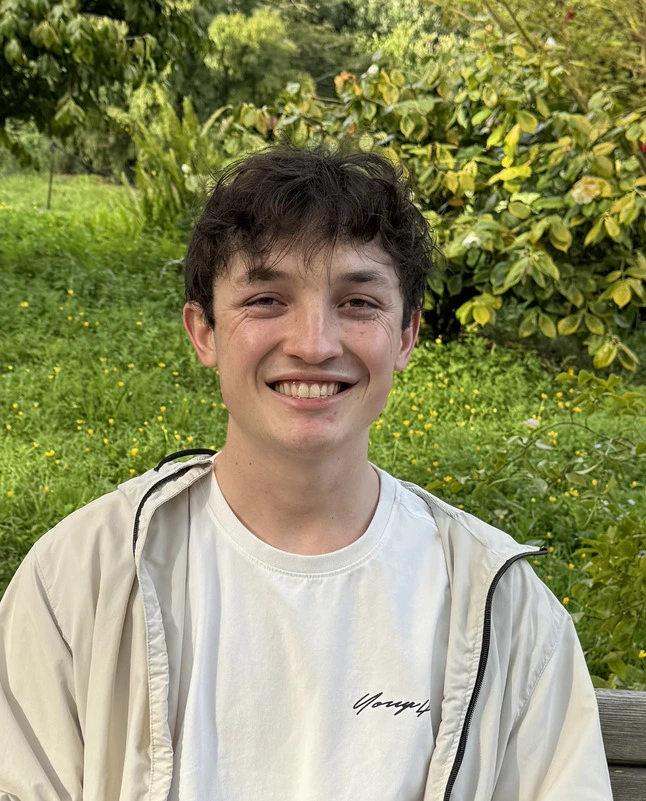
#> input picture originals/headshot.webp, 646 x 801 px
$ python make-assets.py ../assets/headshot-128.webp
#> lines starting #> are read from the running program, lines starting #| are printed output that depends on the picture
# Builds everything index.html loads from the source files in originals/:
#   assets/       resized images (AVIF with WebP fallbacks), the looping thumbnails, the enlarged views
#   favicon.ico   at the site root
#   index.html    the organization logos, written into the page as data URIs
# The originals are never changed.
#
#   uv run --with pillow --with fonttools --with brotli tools/make-assets.py            images, videos, logos
#   uv run --with pillow --with fonttools --with brotli tools/make-assets.py --fonts    also re-cut the fonts
#
# Needs ffmpeg (with libvpx-vp9) on the PATH for the looping thumbnails.
import base64, io, os, re, subprocess, sys, urllib.parse, urllib.request
from PIL import Image

ROOT = os.path.normpath(os.path.join(os.path.dirname(os.path.abspath(__file__)), '..'))
ORIG = os.path.join(ROOT, 'originals')
OUT = os.path.join(ROOT, 'assets')
PAGE = os.path.join(ROOT, 'index.html')
os.makedirs(OUT, exist_ok=True)
made = []


def save(im, name, **kw):
    im.save(os.path.join(OUT, name), **kw)
    made.append(name)


# [4 lines left out: function copy, not called in this run]


def load(path):
    """Open as RGB with no color profile. Every source is sRGB, which browsers assume, and the
    headshot's embedded sRGB profile alone is 6.9 KB."""
#> called with path = 'originals/headshot.webp'
    im = Image.open(path).convert('RGB')
#> im is the input picture: PIL image 646x801 RGB; mean R, G, B 142.1, 143, 99.7
    im.info = {}
    return im


def both(im, name, avif=55, webp=80):
    """AVIF for browsers that take it, WebP for the rest."""
    save(im, f'{name}.avif', quality=avif, speed=0)
    save(im, f'{name}.webp', quality=webp, method=6)


# [12 lines left out: functions cover, fit, not called in this run]


# Portrait: shown 8rem (128px) wide on a desktop and 5.25rem (84px) on a phone, so 128, 192 and 256 wide.
head = load(os.path.join(ORIG, 'headshot.webp'))
for w in (128, 192, 256):
    both(head.resize((w, round(head.height * w / head.width)), Image.LANCZOS), f'headshot-{w}', avif=48, webp=72)
#> this loop made 3 passes
#> pass 1, in save, `im.save(os.path.join(OUT, name), **kw)`:
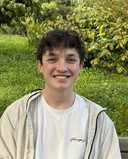
#> saved as headshot-128.avif: PIL image 128x159 RGB; mean R, G, B 142.1, 143, 99.7
#> pass 2, in save (call 3), `im.save(os.path.join(OUT, name), **kw)`:
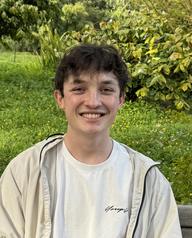
#> saved as headshot-192.avif: PIL image 192x238 RGB; mean R, G, B 142.1, 143, 99.7

# Thumbnails: the CSS shows the top left of each picture in a 4:3 box, 8rem (6rem for older projects) wide,
# so they are cut to that box here at 1x and 2x. The two looping projects rest on a still frame, cut the same way.
for k in ('sitewatch', 'brainfk', 'projectile-points', 'course-signin', 'ml-test', 'sorting-vis-still', 'rblx-placement-still'):
    im = load(os.path.join(ORIG, 'projects', f'{k}.webp'))
#> (the run stopped early here; a loop or call above may not have finished)
